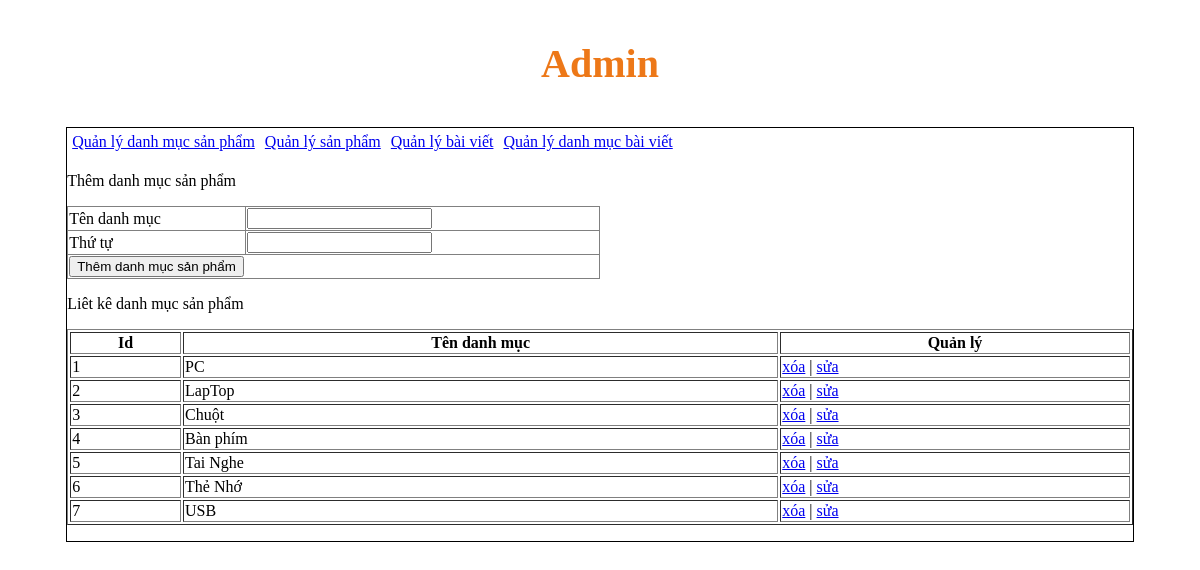
The app's page /admincp/index.php?action=quanlydanhmucsanpham&query=them with its own data.
### tables this page shows
CREATE TABLE `tbl_danhmuc` (
  `id_danhmuc` int(11) NOT NULL,
  `tendanhmuc` varchar(100) NOT NULL,
  `thutu` int(11) NOT NULL
);

### admincp/modules/quanlydanhmucsp/lietke.php (the view)
<?php
    $sql_lietke_danhmucsp = "SELECT * FROM tbl_danhmuc ORDER BY thutu DESC";
    $query_lietke_danhmucsp = mysqli_query($mysqli, $sql_lietke_danhmucsp);
?>
<p>Liêt kê danh mục sản phẩm</p>
<table border = "1" style="width:100%" style = "border-collapse:collapse;">
    <tr>
        <th>Id</th>
        <th>Tên danh mục</th>
        <th>Quản lý</th>
    </tr>
    <?php
        $i = 0;
        while($row = mysqli_fetch_array($query_lietke_danhmucsp)){
            $i++;
    ?>
        <tr>
            <td> <?php echo $i ?> </td>
            <td> <?php echo $row['tendanhmuc'] ?></td>
            <td>
                <a href="modules/quanlydanhmucsp/xuly.php?iddanhmuc=<?php echo $row['id_danhmuc'] ?>">xóa</a> | <a href=
                "?action=quanlydanhmucsanpham&query=sua&iddanhmuc=<?php echo $row['id_danhmuc'] ?>">sửa</a>
            </td>
        </tr>
    <?php
        }
    ?>
</table>

### records on screen
tbl_danhmuc: tendanhmuc "PC"
tbl_danhmuc: tendanhmuc "LapTop"
tbl_danhmuc: tendanhmuc "Chuột"
tbl_danhmuc: tendanhmuc "Bàn phím"
tbl_danhmuc: tendanhmuc "Tai Nghe"
tbl_danhmuc: tendanhmuc "Thẻ Nhớ"
tbl_danhmuc: tendanhmuc "USB"
